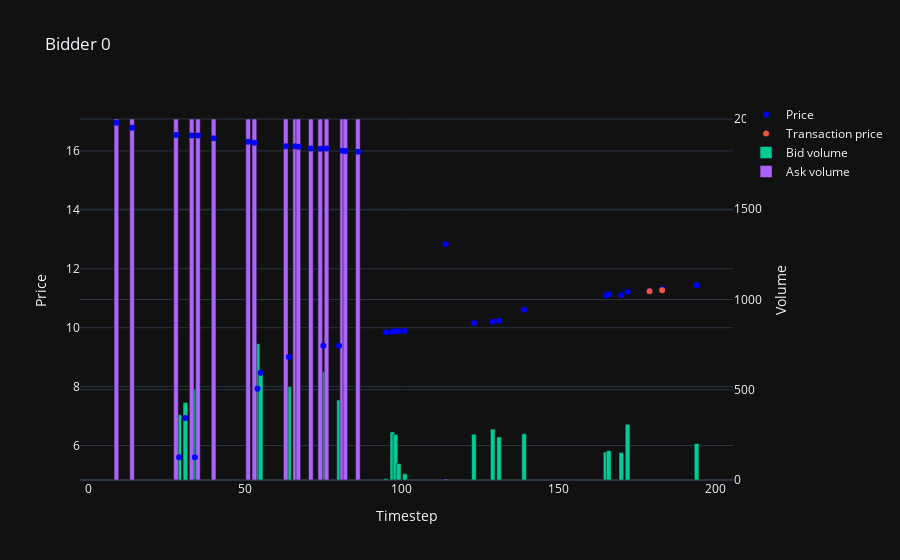
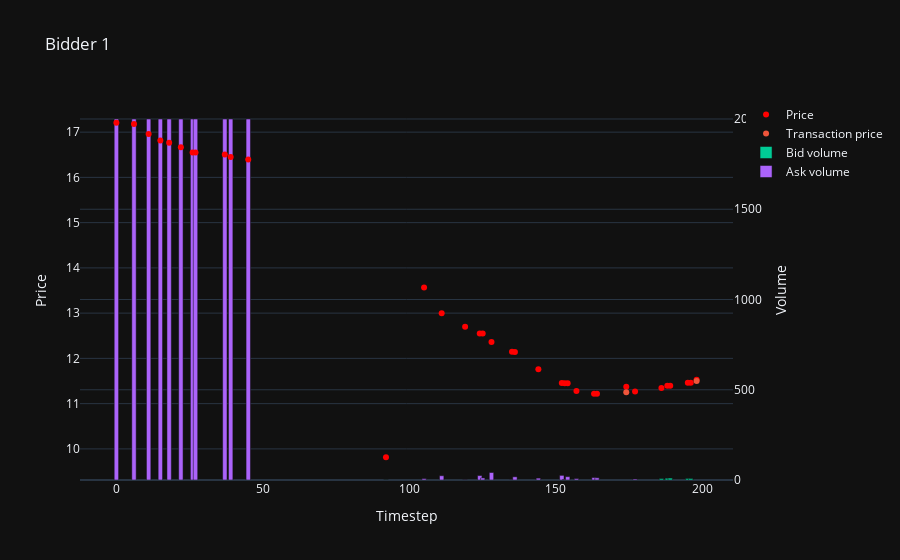
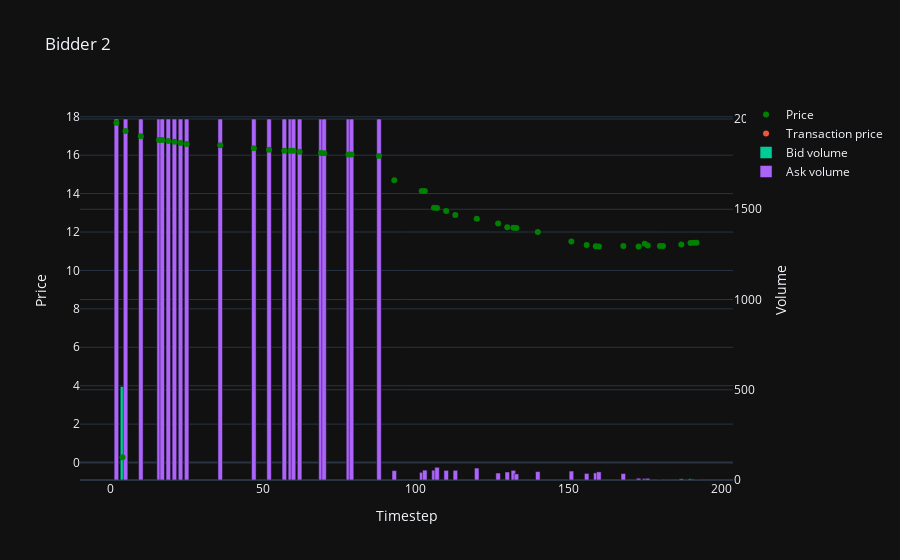
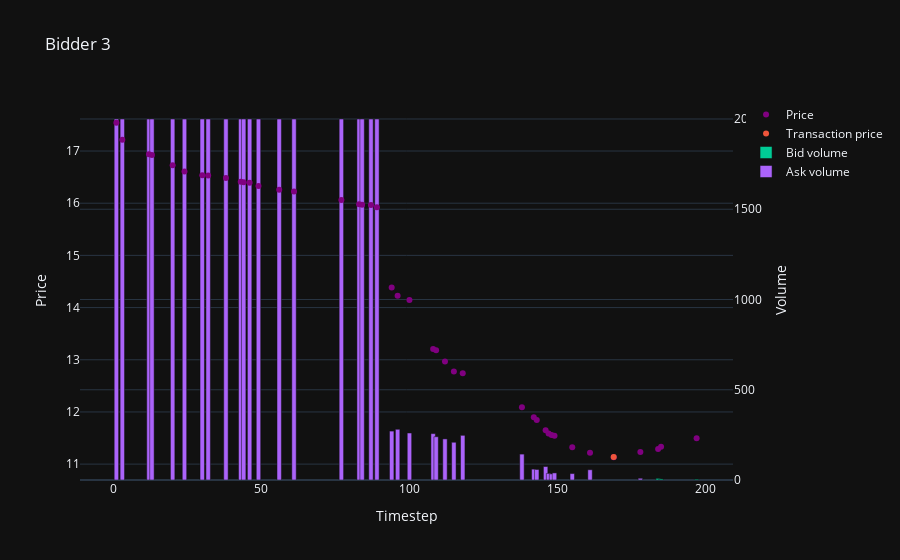

Notebook code for these charts, in order:
### Code cell
### Bids

for bidder in range(n):
    fig = go.Figure()

    # Add marker for 'bid price'
    fig.add_trace(go.Scatter(
        x=df_bid_logs.loc[df_bid_logs['bidder'] == bidder].index,
        y=df_bid_logs.loc[df_bid_logs['bidder'] == bidder, 'price'],
        mode='markers',
        name=f'Price',
        line=dict(width=2, color=colors[bidder]),  # Adjust line width if necessary
        yaxis='y'
    ))
    
    # Add marker for 'transaction price'
    fig.add_trace(go.Scatter(
        x=df_bid_logs.loc[df_bid_logs['bidder'] == bidder].index,
        y=df_bid_logs.loc[df_bid_logs['bidder'] == bidder, 'transaction_price'],
        mode='markers',
        name=f'Transaction price',
        line=dict(width=2),  # Adjust line width if necessary
        yaxis='y'
    ))
    
    # Add bar for 'volume'
    fig.add_trace(go.Bar(
        x=df_bid_logs.loc[(df_bid_logs['bidder'] == bidder) & (df_bid_logs['match_flag'] == 'bid')].index,
        y=df_bid_logs.loc[(df_bid_logs['bidder'] == bidder) & (df_bid_logs['match_flag'] == 'bid'), 'volume'],
        name='Bid volume',
        width=1.5,
        yaxis='y2',
    ))
    
    # Add bar for 'volume'
    fig.add_trace(go.Bar(
        x=df_bid_logs.loc[(df_bid_logs['bidder'] == bidder) & (df_bid_logs['match_flag'] == 'ask')].index,
        y=df_bid_logs.loc[(df_bid_logs['bidder'] == bidder) & (df_bid_logs['match_flag'] == 'ask'), 'volume'],
        name='Ask volume',
        width=1.5,
        yaxis='y2',
    ))
    
    # Update layout
    fig.update_layout(
        title=f'Bidder {bidder}',
        xaxis_title='Timestep',
        yaxis=dict(
            title='Price', 
            side='left',
            overlaying='y2',
            position=0),
        yaxis2=dict(
            title='Volume',
            side='right',
            position=1,
            )
    )
    
    # Show the plot
    fig.show()

### Figure 1 — Plotly figure (JSON) as saved in the notebook; plotly's stock layout.template omitted (floating-point values rounded to 4 significant figures)
{"data": [{"line": {"color": "blue", "width": 2}, "mode": "markers", "name": "Price", "x": [9, 14, 28, 29, 31, 33, 34, 35, 40, 51, 53, 54, 55, 63, 64, 66, 67, 71, 74, 75, 76, 80, 81, 82, 86, 95, 97, 98, 99, 101, 114, 123, 129, 131, 139, 165, 166, 170, 172, 179, 183, 194], "y": [16.96, 16.79, 16.54, 5.602, 6.939, 16.53, 5.602, 16.53, 16.43, 16.31, 16.28, 7.93, 8.471, 16.16, 9.007, 16.16, 16.14, 16.08, 16.07, 9.385, 16.08, 9.385, 16.01, 15.99, 15.97, 9.845, 9.864, 9.877, 9.886, 9.892, 12.83, 10.16, 10.2, 10.24, 10.61, 11.09, 11.14, 11.1, 11.22, 11.25, 11.3, 11.44], "yaxis": "y", "type": "scatter"}, {"line": {"width": 2}, "mode": "markers", "name": "Transaction price", "x": [9, 14, 28, 29, 31, 33, 34, 35, 40, 51, 53, 54, 55, 63, 64, 66, 67, 71, 74, 75, 76, 80, 81, 82, 86, 95, 97, 98, 99, 101, 114, 123, 129, 131, 139, 165, 166, 170, 172, 179, 183, 194], "y": [null, null, null, null, null, null, null, null, null, null, null, null, null, null, null, null, null, null, null, null, null, null, null, null, null, null, null, null, null, null, null, null, null, null, null, null, null, null, null, 11.23, 11.27, null], "yaxis": "y", "type": "scatter"}, {"name": "Bid volume", "width": 1.5, "x": [29, 31, 34, 54, 55, 64, 75, 80, 95, 97, 98, 99, 101, 123, 129, 131, 139, 165, 166, 170, 172, 194], "y": [362.0, 429.3, 503.7, 755.0, 592.4, 517.3, 598.0, 442.9, 7.724, 266.2, 252.9, 90.81, 34.76, 253.6, 282.2, 238.4, 256.2, 155.0, 162.7, 152.1, 308.2, 202.3], "yaxis": "y2", "type": "bar"}, {"name": "Ask volume", "width": 1.5, "x": [9, 14, 28, 33, 35, 40, 51, 53, 63, 66, 67, 71, 74, 76, 81, 82, 86, 114], "y": [2000.0, 2000.0, 2000.0, 2000.0, 2000.0, 2000.0, 2000.0, 2000.0, 2000.0, 2000.0, 2000.0, 2000.0, 2000.0, 2000.0, 2000.0, 2000.0, 2000.0, 5.617], "yaxis": "y2", "type": "bar"}], "layout": {"yaxis": {"title": {"text": "Price"}, "side": "left", "overlaying": "y2", "position": 0}, "yaxis2": {"title": {"text": "Volume"}, "side": "right", "position": 1}, "title": {"text": "Bidder 0"}, "xaxis": {"title": {"text": "Timestep"}}}}

### Figure 2 — Plotly figure (JSON) as saved in the notebook; plotly's stock layout.template omitted (floating-point values rounded to 4 significant figures)
{"data": [{"line": {"color": "red", "width": 2}, "mode": "markers", "name": "Price", "x": [0, 6, 11, 15, 18, 22, 26, 27, 37, 39, 45, 92, 105, 111, 119, 124, 125, 128, 135, 136, 144, 152, 153, 154, 157, 163, 164, 174, 177, 186, 188, 189, 195, 196, 198], "y": [17.21, 17.18, 16.96, 16.82, 16.77, 16.67, 16.55, 16.55, 16.5, 16.45, 16.39, 9.815, 13.57, 13.0, 12.7, 12.55, 12.55, 12.36, 12.14, 12.14, 11.76, 11.45, 11.45, 11.45, 11.28, 11.22, 11.22, 11.37, 11.27, 11.35, 11.4, 11.4, 11.46, 11.46, 11.53], "yaxis": "y", "type": "scatter"}, {"line": {"width": 2}, "mode": "markers", "name": "Transaction price", "x": [0, 6, 11, 15, 18, 22, 26, 27, 37, 39, 45, 92, 105, 111, 119, 124, 125, 128, 135, 136, 144, 152, 153, 154, 157, 163, 164, 174, 177, 186, 188, 189, 195, 196, 198], "y": [null, null, null, null, null, null, null, null, null, null, null, null, null, null, null, null, null, null, null, null, null, null, null, null, null, null, null, 11.25, null, null, null, null, null, null, 11.5], "yaxis": "y", "type": "scatter"}, {"name": "Bid volume", "width": 1.5, "x": [92, 186, 188, 189, 195, 196], "y": [0.3894, 7.883, 9.846, 10.69, 8.53, 8.371], "yaxis": "y2", "type": "bar"}, {"name": "Ask volume", "width": 1.5, "x": [0, 6, 11, 15, 18, 22, 26, 27, 37, 39, 45, 105, 111, 119, 124, 125, 128, 135, 136, 144, 152, 153, 154, 157, 163, 164, 177], "y": [2000.0, 2000.0, 2000.0, 2000.0, 2000.0, 2000.0, 2000.0, 2000.0, 2000.0, 2000.0, 2000.0, 7.673, 23.61, 0.8868, 24.44, 11.4, 41.39, 2.033, 17.68, 10.3, 25.56, 3.102, 18.52, 7.763, 13.57, 12.18, 5.504], "yaxis": "y2", "type": "bar"}], "layout": {"yaxis": {"title": {"text": "Price"}, "side": "left", "overlaying": "y2", "position": 0}, "yaxis2": {"title": {"text": "Volume"}, "side": "right", "position": 1}, "title": {"text": "Bidder 1"}, "xaxis": {"title": {"text": "Timestep"}}}}

### Figure 3 — Plotly figure (JSON) as saved in the notebook; plotly's stock layout.template omitted (floating-point values rounded to 4 significant figures)
{"data": [{"line": {"color": "green", "width": 2}, "mode": "markers", "name": "Price", "x": [2, 4, 5, 10, 16, 17, 19, 21, 23, 25, 36, 47, 52, 57, 59, 60, 62, 69, 70, 78, 79, 88, 93, 102, 103, 106, 107, 110, 113, 120, 127, 130, 132, 133, 140, 151, 156, 159, 160, 168, 173, 175, 176, 180, 181, 187, 190, 191, 192], "y": [17.69, 0.2763, 17.26, 16.99, 16.79, 16.79, 16.74, 16.69, 16.63, 16.58, 16.51, 16.36, 16.29, 16.23, 16.23, 16.23, 16.18, 16.11, 16.1, 16.04, 16.03, 15.96, 14.69, 14.13, 14.13, 13.26, 13.25, 13.09, 12.89, 12.69, 12.44, 12.24, 12.22, 12.21, 12.01, 11.51, 11.33, 11.26, 11.25, 11.27, 11.25, 11.39, 11.29, 11.27, 11.27, 11.35, 11.43, 11.44, 11.44], "yaxis": "y", "type": "scatter"}, {"line": {"width": 2}, "mode": "markers", "name": "Transaction price", "x": [2, 4, 5, 10, 16, 17, 19, 21, 23, 25, 36, 47, 52, 57, 59, 60, 62, 69, 70, 78, 79, 88, 93, 102, 103, 106, 107, 110, 113, 120, 127, 130, 132, 133, 140, 151, 156, 159, 160, 168, 173, 175, 176, 180, 181, 187, 190, 191, 192], "y": [null, null, null, null, null, null, null, null, null, null, null, null, null, null, null, null, null, null, null, null, null, null, null, null, null, null, null, null, null, null, null, null, null, null, null, null, null, null, null, null, null, null, null, null, null, null, null, null, null], "yaxis": "y", "type": "scatter"}, {"name": "Bid volume", "width": 1.5, "x": [4, 187, 190, 191, 192], "y": [517.7, 6.466, 6.444, 4.389, 2.844], "yaxis": "y2", "type": "bar"}, {"name": "Ask volume", "width": 1.5, "x": [2, 5, 10, 16, 17, 19, 21, 23, 25, 36, 47, 52, 57, 59, 60, 62, 69, 70, 78, 79, 88, 93, 102, 103, 106, 107, 110, 113, 120, 127, 130, 132, 133, 140, 151, 156, 159, 160, 168, 173, 175, 176, 180, 181], "y": [2000.0, 2000.0, 2000.0, 2000.0, 2000.0, 2000.0, 2000.0, 2000.0, 2000.0, 2000.0, 2000.0, 2000.0, 2000.0, 2000.0, 2000.0, 2000.0, 2000.0, 2000.0, 2000.0, 2000.0, 2000.0, 51.99, 42.31, 54.69, 54.34, 70.43, 53.26, 53.52, 66.17, 38.59, 44.2, 53.35, 33.79, 46.74, 49.54, 36.29, 39.46, 45.31, 35.84, 9.884, 8.708, 9.281, 0.8913, 3.254], "yaxis": "y2", "type": "bar"}], "layout": {"yaxis": {"title": {"text": "Price"}, "side": "left", "overlaying": "y2", "position": 0}, "yaxis2": {"title": {"text": "Volume"}, "side": "right", "position": 1}, "title": {"text": "Bidder 2"}, "xaxis": {"title": {"text": "Timestep"}}}}

### Figure 4 — Plotly figure (JSON) as saved in the notebook; plotly's stock layout.template omitted (floating-point values rounded to 4 significant figures)
{"data": [{"line": {"color": "purple", "width": 2}, "mode": "markers", "name": "Price", "x": [1, 3, 12, 13, 20, 24, 30, 32, 38, 43, 44, 46, 49, 56, 61, 77, 83, 84, 87, 89, 94, 96, 100, 108, 109, 112, 115, 118, 138, 142, 143, 146, 147, 148, 149, 155, 161, 169, 178, 184, 185, 197], "y": [17.54, 17.21, 16.94, 16.93, 16.73, 16.61, 16.54, 16.53, 16.48, 16.41, 16.4, 16.39, 16.33, 16.26, 16.23, 16.06, 15.98, 15.97, 15.97, 15.92, 14.38, 14.22, 14.14, 13.2, 13.18, 12.96, 12.77, 12.74, 12.09, 11.9, 11.84, 11.65, 11.59, 11.56, 11.54, 11.32, 11.22, 11.13, 11.23, 11.29, 11.33, 11.5], "yaxis": "y", "type": "scatter"}, {"line": {"width": 2}, "mode": "markers", "name": "Transaction price", "x": [1, 3, 12, 13, 20, 24, 30, 32, 38, 43, 44, 46, 49, 56, 61, 77, 83, 84, 87, 89, 94, 96, 100, 108, 109, 112, 115, 118, 138, 142, 143, 146, 147, 148, 149, 155, 161, 169, 178, 184, 185, 197], "y": [null, null, null, null, null, null, null, null, null, null, null, null, null, null, null, null, null, null, null, null, null, null, null, null, null, null, null, null, null, null, null, null, null, null, null, null, null, 11.14, null, null, null, null], "yaxis": "y", "type": "scatter"}, {"name": "Bid volume", "width": 1.5, "x": [184, 185, 197], "y": [8.988, 5.919, 4.499], "yaxis": "y2", "type": "bar"}, {"name": "Ask volume", "width": 1.5, "x": [1, 3, 12, 13, 20, 24, 30, 32, 38, 43, 44, 46, 49, 56, 61, 77, 83, 84, 87, 89, 94, 96, 100, 108, 109, 112, 115, 118, 138, 142, 143, 146, 147, 148, 149, 155, 161, 178], "y": [2000.0, 2000.0, 2000.0, 2000.0, 2000.0, 2000.0, 2000.0, 2000.0, 2000.0, 2000.0, 2000.0, 2000.0, 2000.0, 2000.0, 2000.0, 2000.0, 2000.0, 2000.0, 2000.0, 2000.0, 271.0, 280.9, 260.4, 257.0, 239.7, 227.7, 209.1, 247.4, 143.5, 60.19, 58.28, 74.55, 36.59, 33.82, 39.2, 35.59, 56.76, 9.623], "yaxis": "y2", "type": "bar"}], "layout": {"yaxis": {"title": {"text": "Price"}, "side": "left", "overlaying": "y2", "position": 0}, "yaxis2": {"title": {"text": "Volume"}, "side": "right", "position": 1}, "title": {"text": "Bidder 3"}, "xaxis": {"title": {"text": "Timestep"}}}}
